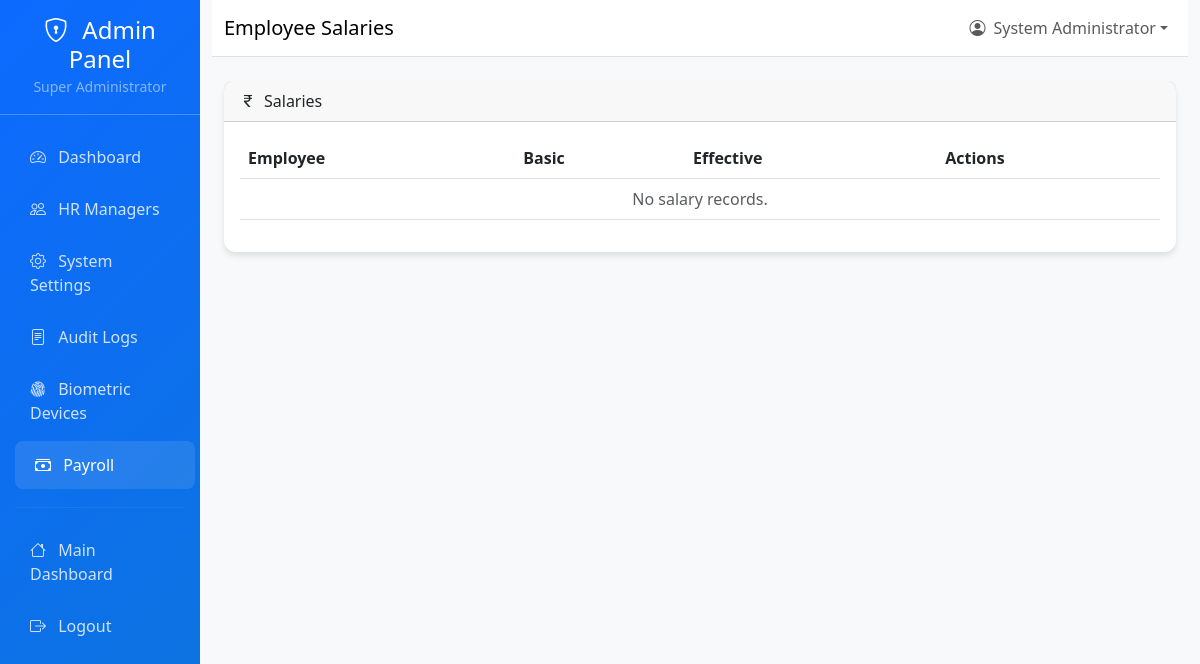
/payroll/salaries/ (signed in), run on an earlier commit of the app's database.
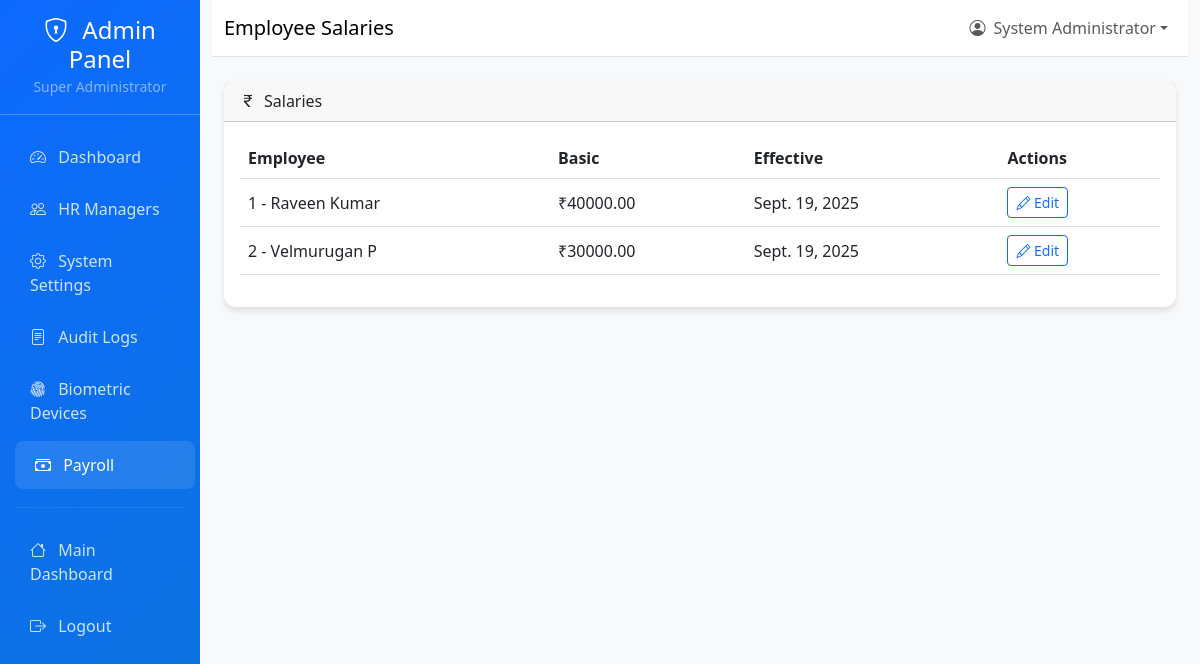
And on a later commit of the database.
### payroll/models.py (models this page shows, shortened)
class EmployeeSalary(models.Model):
    SALARY_STATUS_CHOICES = (
        ('pending', 'Pending'),
        ('approved', 'Approved'),
        ('rejected', 'Rejected'),
    )
    employee = models.ForeignKey(Employee, on_delete=models.CASCADE, related_name='salaries')
    basic_salary = models.DecimalField(max_digits=12, decimal_places=2)
    allowances = models.JSONField(default=dict, blank=True)
    effective_date = models.DateField(default=timezone.now)
    status = models.CharField(max_length=10, choices=SALARY_STATUS_CHOICES, default='pending')
    is_active = models.BooleanField(default=False)
    created_at = models.DateTimeField(auto_now_add=True)
    updated_at = models.DateTimeField(auto_now=True)
    created_by = models.ForeignKey(settings.AUTH_USER_MODEL, null=True, blank=True, on_delete=models.SET_NULL, related_name='+')
    updated_by = models.ForeignKey(settings.AUTH_USER_MODEL, null=True, blank=True, on_delete=models.SET_NULL, related_name='+')
    approved_by = models.ForeignKey(settings.AUTH_USER_MODEL, null=True, blank=True, on_delete=models.SET_NULL, related_name='approved_salaries')
    approved_at = models.DateTimeField(null=True, blank=True)
    class Meta:
        ordering = ['-effective_date']
        indexes = [
            models.Index(fields=['employee', 'is_active', 'status']),
            models.Index(fields=['is_active', 'effective_date']),
        ]

### core_hr/models.py (models this page shows, shortened)
class Employee(models.Model):
    user = models.OneToOneField(
        settings.AUTH_USER_MODEL,
        on_delete=models.CASCADE,
        related_name='employee'
    )
    company = models.ForeignKey(
        Company,
        on_delete=models.CASCADE,
        related_name='employees'
    )
    employee_id = models.CharField(max_length=20)
    department = models.ForeignKey(
        Department,
        on_delete=models.SET_NULL,
        null=True,
        blank=True,
        related_name='employees'
    )
    job_title = models.CharField(max_length=100)
    phone = models.CharField(max_length=20, blank=True)
    address = models.TextField(blank=True)
    date_of_birth = models.DateField(null=True, blank=True)
    hire_date = models.DateField(default=timezone.now)
    salary = models.DecimalField(max_digits=10, decimal_places=2, null=True, blank=True)
    is_active = models.BooleanField(default=True)
    created_at = models.DateTimeField(auto_now_add=True)
    updated_at = models.DateTimeField(auto_now=True)
    class Meta:
        unique_together = ['company', 'employee_id']
        ordering = ['company', 'employee_id']
    def __str__(self):
        return f"{self.employee_id} - {self.user.get_full_name()}"

### accounts/models.py (models this page shows, shortened)
class User(AbstractUser):
    ROLE_CHOICES = [
        ('employee', 'Employee'),
        ('hr_manager', 'HR Manager'),
        ('super_admin', 'Super Administrator'),
    ]
    role = models.CharField(
        max_length=20,
        choices=ROLE_CHOICES,
        default='employee',
        help_text='User role determines access permissions'
    )
    company = models.ForeignKey(
        'core_hr.Company',
        on_delete=models.SET_NULL,
        null=True,
        blank=True,
        related_name='users',
        help_text='Company this user belongs to'
    )
    created_by = models.ForeignKey(
        'self',
        on_delete=models.SET_NULL,
        null=True,
        blank=True,
        related_name='created_users',
        help_text='User who created this account'
    )
    last_password_change = models.DateTimeField(
        default=timezone.now,
        help_text='Last time password was changed'
    )
    is_active = models.BooleanField(
        default=True,
        help_text='Designates whether this user should be treated as active.'
    )
    class Meta:
        db_table = 'auth_user'
        verbose_name = 'User'
        verbose_name_plural = 'Users'

### payroll/views.py (the view)
# urls.py: path('salaries/', views.list_salaries, name='salaries'),
@require_roles('super_admin', 'hr_manager')
@login_required
def list_salaries(request):
    salaries = EmployeeSalary.objects.filter(
        employee__company=request.user.company
    ).select_related('employee__user', 'employee__department', 'created_by', 'updated_by').order_by('-effective_date')
    search = request.GET.get('search', '')
    if search:
        salaries = salaries.filter(
            Q(employee__user__first_name__icontains=search) |
            Q(employee__user__last_name__icontains=search) |
            Q(employee__employee_id__icontains=search)
        )
    status_filter = request.GET.get('status', '')
    if status_filter:
        salaries = salaries.filter(status=status_filter)
    is_active_filter = request.GET.get('is_active', '')
    if is_active_filter:
        salaries = salaries.filter(is_active=is_active_filter.lower() == 'true')
    template_name = 'payroll/admin_salaries.html' if request.user.role == 'super_admin' else 'payroll/salaries.html'
    context = {
        'salaries': salaries,
        'search': search,
        'status_filter': status_filter,
        'is_active_filter': is_active_filter,
        'status_choices': EmployeeSalary.SALARY_STATUS_CHOICES,
    }
    return render(request, template_name, context)

### core_hr/context_processors.py (called while the page is built, shortened)
def company_context(request):
    company = None
    current_date = None
    try:
        company = Company.objects.first()
    except Exception as e:
        company = None
    try:
        if hasattr(request, 'user') and request.user.is_authenticated:
            current_date = getattr(request.user, 'date_joined', None)
    except Exception:
        current_date = None
    return {
        'company': company,
        'current_date': current_date,
    }

### payroll/templates/payroll/admin_salaries.html (shortened to what this page needs)
{% extends 'admin_panel/base.html' %}
{% block page_title %}Employee Salaries{% endblock %}
{% block content %}
<div class="card">
  <div class="card-header"><i class="bi bi-currency-rupee me-2"></i>Salaries</div>
  <div class="card-body">
    <div class="table-responsive">
      <table class="table table-hover align-middle">
        <thead><tr><th>Employee</th><th>Basic</th><th>Effective</th><th>Actions</th></tr></thead>
        <tbody>
          {% for s in salaries %}
          <tr>
            <td>{{ s.employee }}</td>
            <td>₹{{ s.basic_salary }}</td>
            <td>{{ s.effective_date }}</td>
            <td><a class="btn btn-sm btn-outline-primary" href="{% url 'payroll:edit_salary' s.employee.id %}"><i class="bi bi-pencil"></i> Edit</a></td>
          </tr>
          {% empty %}
          <tr><td colspan="4" class="text-center text-muted">No salary records.</td></tr>
          {% endfor %}
        </tbody>
      </table>
    </div>
  </div>
</div>
{% endblock %}

What changed in the data, as far as the page shows it:
added EmployeeSalary: employee "1 - Raveen Kumar", basic_salary "40000.00", effective_date "Sept. 19, 2025"
added EmployeeSalary: employee "2 - Velmurugan P", basic_salary "30000.00", effective_date "Sept. 19, 2025"
Also different on the page:
text no longer shown: "No salary records."
